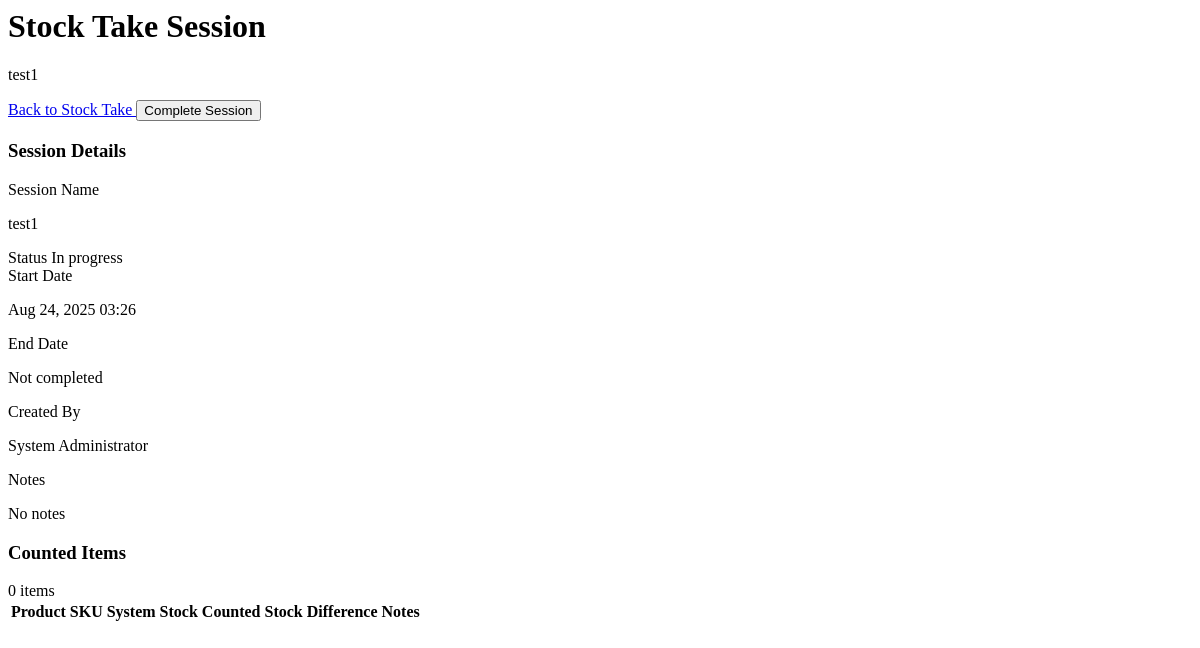
The page /stock-take-session.php?id=2 on the database its author committed.
### tables this page shows
CREATE TABLE IF NOT EXISTS `stock_take_sessions` (
  `id` int NOT NULL AUTO_INCREMENT,
  `session_name` varchar(255) NOT NULL,
  `start_date` timestamp NULL DEFAULT CURRENT_TIMESTAMP,
  `end_date` timestamp NULL DEFAULT NULL,
  `status` enum('in_progress','completed','cancelled') DEFAULT 'in_progress',
  `created_by` int NOT NULL,
  `notes` text,
  `created_at` timestamp NULL DEFAULT CURRENT_TIMESTAMP,
  `updated_at` timestamp NULL DEFAULT CURRENT_TIMESTAMP ON UPDATE CURRENT_TIMESTAMP,
  PRIMARY KEY (`id`),
  KEY `created_by` (`created_by`)
);

CREATE TABLE IF NOT EXISTS `users` (
  `id` int NOT NULL AUTO_INCREMENT,
  `username` varchar(50) NOT NULL,
  `password` varchar(255) NOT NULL,
  `full_name` varchar(100) NOT NULL,
  `email` varchar(255) DEFAULT NULL,
  `phone` varchar(50) DEFAULT NULL,
  `role` enum('admin','manager','cashier') DEFAULT 'cashier',
  `is_active` tinyint(1) DEFAULT '1',
  `last_login` timestamp NULL DEFAULT NULL,
  `created_at` timestamp NULL DEFAULT CURRENT_TIMESTAMP,
  `updated_at` timestamp NULL DEFAULT CURRENT_TIMESTAMP ON UPDATE CURRENT_TIMESTAMP,
  PRIMARY KEY (`id`),
  UNIQUE KEY `username` (`username`)
);

### stock-take-session.php (the view, shortened to what this page needs)
<?php
$session_id = $_GET['id'];
$session_sql = "SELECT sts.*, u.full_name as created_by_name
                FROM stock_take_sessions sts
                LEFT JOIN users u ON sts.created_by = u.id
                WHERE sts.id = ?";
$session_stmt = mysqli_prepare($conn, $session_sql);
mysqli_stmt_bind_param($session_stmt, "i", $session_id);
mysqli_stmt_execute($session_stmt);
$session_result = mysqli_stmt_get_result($session_stmt);
$session = mysqli_fetch_array($session_result);
?>
<div class="main-content ml-0 lg:ml-64 pt-16">
    <div class="p-4 sm:p-6 lg:p-8">
        <div class="backdrop-blur-sm bg-white/70 rounded-2xl shadow-xl border border-white/20 p-6 mb-8">
            <div class="flex flex-col sm:flex-row sm:justify-between sm:items-center space-y-4 sm:space-y-0">
                <div>
                    <div class="flex items-center space-x-3 mb-2">
                        <h1 class="text-3xl sm:text-4xl font-bold bg-gradient-to-r from-gray-900 to-gray-700 bg-clip-text text-transparent">
                            Stock Take Session
                        </h1>
                    </div>
                    <p class="text-gray-600 text-lg"><?= htmlspecialchars($session['session_name']) ?></p>
                </div>
                <div class="flex flex-col sm:flex-row space-y-2 sm:space-y-0 sm:space-x-3">
                    <a href="stock-take.php" class="inline-flex items-center px-4 py-2 text-gray-600 border border-gray-300 rounded-xl hover:bg-gray-50 transition-all duration-200">
                        <i class="fas fa-arrow-left mr-2"></i>Back to Stock Take
                    </a>
                    <?php if ($session['status'] == 'in_progress'): ?>
                        <button onclick="completeSession(<?= $session_id ?>)" class="inline-flex items-center px-6 py-2 bg-gradient-to-r from-green-600 to-emerald-600 text-white rounded-xl hover:from-green-700 hover:to-emerald-700 transition-all duration-300 shadow-lg hover:shadow-xl transform hover:-translate-y-0.5">
                            <i class="fas fa-check mr-2"></i>Complete Session
                        </button>
                    <?php endif; ?>
                </div>
            </div>
        </div>
        <div class="backdrop-blur-sm bg-white/70 rounded-xl lg:rounded-2xl shadow-xl border border-white/20 overflow-hidden mb-8">
            <div class="px-6 py-6 border-b border-gray-200/50 bg-gradient-to-r from-gray-50/50 to-gray-100/50">
                <div class="flex items-center space-x-3">
                    <h3 class="text-lg lg:text-xl font-semibold text-gray-900">Session Details</h3>
                </div>
            </div>
            <div class="p-6">
                <div class="grid grid-cols-1 md:grid-cols-2 lg:grid-cols-3 gap-6">
                    <div class="space-y-2">
                        <label class="block text-sm font-semibold text-gray-700">Session Name</label>
                        <p class="text-sm text-gray-900 font-medium"><?= htmlspecialchars($session['session_name']) ?></p>
                    </div>
                    <div class="space-y-2">
                        <label class="block text-sm font-semibold text-gray-700">Status</label>
                        <span class="px-3 py-1 inline-flex text-xs leading-5 font-semibold rounded-full
                            <?= $session['status'] == 'completed' ? 'bg-green-100 text-green-800' : ($session['status'] == 'in_progress' ? 'bg-yellow-100 text-yellow-800' : 'bg-red-100 text-red-800') ?>">
                            <?= ucfirst(str_replace('_', ' ', $session['status'])) ?>
                        </span>
                    </div>
                    <div class="space-y-2">
                        <label class="block text-sm font-semibold text-gray-700">Start Date</label>
                        <p class="text-sm text-gray-900"><?= date('M d, Y H:i', strtotime($session['start_date'])) ?></p>
                    </div>
                    <div class="space-y-2">
                        <label class="block text-sm font-semibold text-gray-700">End Date</label>
                        <p class="text-sm text-gray-900"><?= $session['end_date'] ? date('M d, Y H:i', strtotime($session['end_date'])) : 'Not completed' ?></p>
                    </div>
                    <div class="space-y-2">
                        <label class="block text-sm font-semibold text-gray-700">Created By</label>
                        <p class="text-sm text-gray-900"><?= htmlspecialchars($session['created_by_name']) ?></p>
                    </div>
                    <div class="space-y-2">
                        <label class="block text-sm font-semibold text-gray-700">Notes</label>
                        <p class="text-sm text-gray-900"><?= htmlspecialchars($session['notes'] ?: 'No notes') ?></p>
                    </div>
                </div>
            </div>
        </div>
        <div class="backdrop-blur-sm bg-white/70 rounded-xl lg:rounded-2xl shadow-xl border border-white/20 overflow-hidden">
            <div class="px-6 py-6 border-b border-gray-200/50 bg-gradient-to-r from-gray-50/50 to-gray-100/50">
                <div class="flex items-center justify-between">
                    <div class="flex items-center space-x-3">
                        <h3 class="text-lg lg:text-xl font-semibold text-gray-900">Counted Items</h3>
                    </div>
                    <div class="flex items-center space-x-2 text-sm text-gray-600">
                        <span id="items-count">0 items</span>
                    </div>
                </div>
            </div>
            <div class="overflow-x-auto">
                <table id="items-table" class="w-full">
                    <thead class="bg-gradient-to-r from-gray-50/80 to-gray-100/80">
                        <tr>
                            <th class="px-6 py-4 text-left text-xs font-bold text-gray-700 uppercase tracking-wider">Product</th>
                            <th class="px-6 py-4 text-left text-xs font-bold text-gray-700 uppercase tracking-wider">SKU</th>
                            <th class="px-6 py-4 text-left text-xs font-bold text-gray-700 uppercase tracking-wider">System Stock</th>
                            <th class="px-6 py-4 text-left text-xs font-bold text-gray-700 uppercase tracking-wider">Counted Stock</th>
                            <th class="px-6 py-4 text-left text-xs font-bold text-gray-700 uppercase tracking-wider">Difference</th>
                            <th class="px-6 py-4 text-left text-xs font-bold text-gray-700 uppercase tracking-wider">Notes</th>
                        </tr>
                    </thead>
                </table>
            </div>
        </div>
    </div>
</div>

### rows shown on the page
stock_take_sessions: session_name "test1", status "In progress", start_date "Aug 24, 2025 03:26", users.full_name "System Administrator", notes "No notes"
